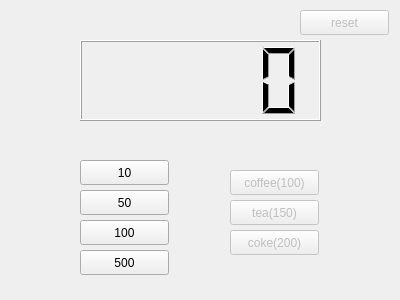
<?xml version="1.0" encoding="UTF-8"?>
<ui version="4.0">
 <class>Widget</class>
 <widget class="QWidget" name="Widget">
  <property name="geometry">
   <rect>
    <x>0</x>
    <y>0</y>
    <width>400</width>
    <height>300</height>
   </rect>
  </property>
  <property name="windowTitle">
   <string>Form</string>
  </property>
  <widget class="QLCDNumber" name="lcdNumber">
   <property name="geometry">
    <rect>
     <x>80</x>
     <y>40</y>
     <width>241</width>
     <height>81</height>
    </rect>
   </property>
  </widget>
  <widget class="QPushButton" name="pb_10">
   <property name="geometry">
    <rect>
     <x>80</x>
     <y>160</y>
     <width>89</width>
     <height>25</height>
    </rect>
   </property>
   <property name="text">
    <string>10</string>
   </property>
  </widget>
  <widget class="QPushButton" name="pb_50">
   <property name="geometry">
    <rect>
     <x>80</x>
     <y>190</y>
     <width>89</width>
     <height>25</height>
    </rect>
   </property>
   <property name="text">
    <string>50</string>
   </property>
  </widget>
  <widget class="QPushButton" name="pb_100">
   <property name="geometry">
    <rect>
     <x>80</x>
     <y>220</y>
     <width>89</width>
     <height>25</height>
    </rect>
   </property>
   <property name="text">
    <string>100</string>
   </property>
  </widget>
  <widget class="QPushButton" name="pb_500">
   <property name="geometry">
    <rect>
     <x>80</x>
     <y>250</y>
     <width>89</width>
     <height>25</height>
    </rect>
   </property>
   <property name="text">
    <string>500</string>
   </property>
  </widget>
  <widget class="QPushButton" name="pb_coffee">
   <property name="enabled">
    <bool>false</bool>
   </property>
   <property name="geometry">
    <rect>
     <x>230</x>
     <y>170</y>
     <width>89</width>
     <height>25</height>
    </rect>
   </property>
   <property name="text">
    <string>coffee(100)</string>
   </property>
  </widget>
  <widget class="QPushButton" name="pb_tea">
   <property name="enabled">
    <bool>false</bool>
   </property>
   <property name="geometry">
    <rect>
     <x>230</x>
     <y>200</y>
     <width>89</width>
     <height>25</height>
    </rect>
   </property>
   <property name="text">
    <string>tea(150)</string>
   </property>
  </widget>
  <widget class="QPushButton" name="pb_coke">
   <property name="enabled">
    <bool>false</bool>
   </property>
   <property name="geometry">
    <rect>
     <x>230</x>
     <y>230</y>
     <width>89</width>
     <height>25</height>
    </rect>
   </property>
   <property name="text">
    <string>coke(200)</string>
   </property>
  </widget>
  <widget class="QPushButton" name="pb_reset">
   <property name="enabled">
    <bool>false</bool>
   </property>
   <property name="geometry">
    <rect>
     <x>300</x>
     <y>10</y>
     <width>89</width>
     <height>25</height>
    </rect>
   </property>
   <property name="text">
    <string>reset</string>
   </property>
  </widget>
 </widget>
 <resources/>
 <connections/>
</ui>
